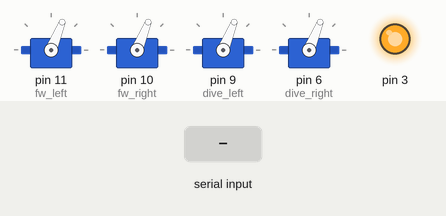
Bench run of a sketch on a simulated Arduino Uno, built with avr-gcc and run on an emulated ATmega328P. On the bench: 4 × servo, output pins drawn as LEDs (lit = HIGH). Inputs (shaded band) come from the test bench. What the sketch prints to the serial monitor is not drawn.

Above: at 1.2 s.
1.3 s: "90,45\n" received over Serial
2.8 s: "5\n" received over Serial
Timing chart, 0 to 5.8 s (numbered marks = the images above; inputs shaded):
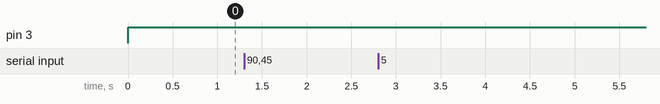

The sketch:

AUV_Arduino.ino
```cpp
/*AUV master code.
* BITSauv
*Last updated: 14 August 2016
*/

#define fwd 3
#define left 4
#define right 5
#define dive 6
#define _stop 7
#define high_velo 1
#define low_velo 2

#include <Servo.h>

Servo fw_left;
Servo fw_right;
Servo dive_left;
Servo dive_right;
int velo=68;
int input=0;
void setup()
{
Serial.begin(9600);
fw_left.attach(11);
fw_right.attach(10);
dive_left.attach(9);
dive_right.attach(6);
pinMode(3,OUTPUT);
}

void loop()
{
  digitalWrite(3,HIGH);

  if(Serial.available())
  {
    Serial.println("data enterd");
    input =Serial.parseInt();
    if(input==high_velo)
    {
      velo=179;
      Serial.print("velo=");
      Serial.println(velo);
    }
    else if(input==low_velo)
    {
      velo=100;
      Serial.println(velo);
    }
    else if(input==fwd)
    {
      Serial.print(velo);
      Serial.println("is velo in fwd");
      fw_left.write(velo);
      fw_right.write(velo);
      dive_left.write(68);
      dive_right.write(68);
      delay(6000);
    }
    else if(input==left)
    {
      Serial.println("turning left");
      fw_left.write(68);
      fw_right.write(velo);
      dive_left.write(68);
      dive_right.write(68);
      delay(6000);
  }
     else if(input==right)
    {
      Serial.println("turning right");
      fw_left.write(velo);
      fw_right.write(68);
      dive_left.write(68);
      dive_right.write(68);
      delay(6000);
    }
    else if(input==dive)
    {
      Serial.println("going for a dive!!");
      fw_left.write(68);
      fw_right.write(68);
      dive_left.write(velo);
      dive_right.write(velo);
      delay(6000);
    }
    else if(input==_stop)
    {
      Serial.println("Halt!!");
      fw_left.write(68);
      fw_right.write(68);
      dive_left.write(68);
      dive_right.write(68);
    }
    Serial.flush();
  }
else
    {
      fw_left.write(68);
      fw_right.write(68);
      dive_left.write(68);
      dive_right.write(68);
    }
}
```

Measured:
- after the input at 1.3 s, every drawn part: stays the same
- after the input at 2.8 s, every drawn part: stays the same
